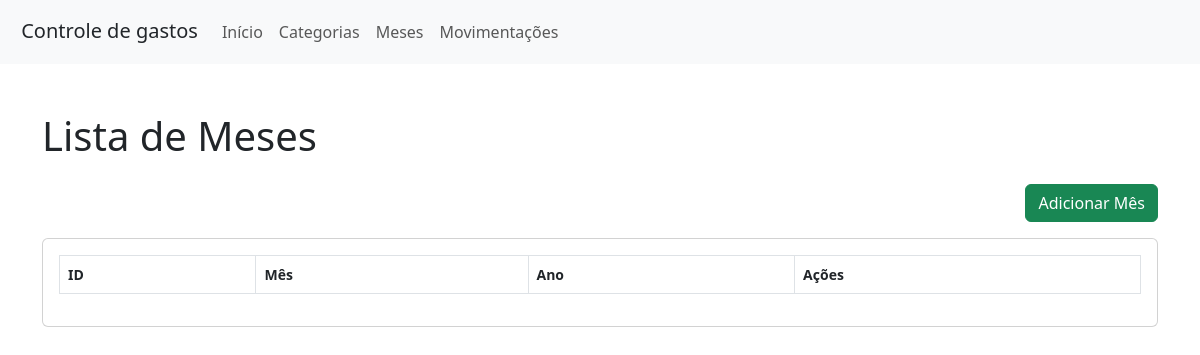
Page /meses.php on the earlier database version.
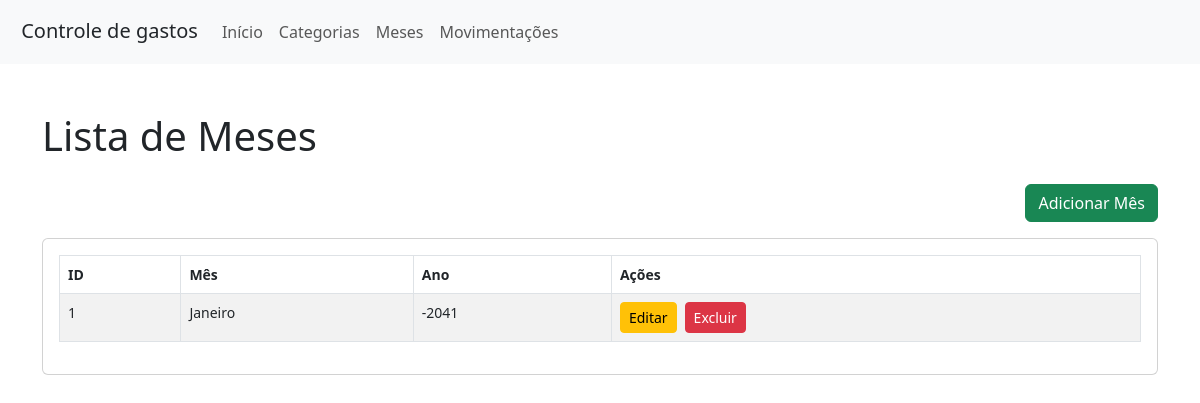
Same page on the later database version.
### tables this page shows
CREATE TABLE `meses` (
  `id_mes` int(11) NOT NULL,
  `nome_mes` varchar(20) NOT NULL,
  `ano` int(11) NOT NULL
);

### meses.php (the view, shortened to what this page needs)
<?php
require_once('conexao.php');
$contabilidades = [];
$meses = [
    1 => 'Janeiro',
    2 => 'Fevereiro',
    3 => 'Março',
    4 => 'Abril',
    5 => 'Maio',
    6 => 'Junho',
    7 => 'Julho',
    8 => 'Agosto',
    9 => 'Setembro',
    10 => 'Outubro',
    11 => 'Novembro',
    12 => 'Dezembro'
];
$sql = "SELECT * FROM meses";
$contabilidade_result = mysqli_query($conn, $sql);
if ($contabilidade_result) {
    while ($contabilidade = mysqli_fetch_assoc($contabilidade_result)) {
        $contabilidades[] = $contabilidade;
    }
} else {
    echo "Erro ao carregar os meses: " . mysqli_error($conn);
}
?>
<!DOCTYPE html>
<html lang="pt-BR">
<head>
    <link rel="stylesheet" href="./src/style.css">
    <link href="https://cdn.jsdelivr.net/npm/bootstrap@5.3.0/dist/css/bootstrap.min.css" rel="stylesheet">
</head>
<body>
    <?php include 'navbar.php'; ?>
    <div class="container mt-5">
        <h1 class="mb-4">Lista de Meses</h1>
        <div class="table">
            <div class="d-grid gap-2 d-md-flex justify-content-md-end">
                <a href="mes_create.php" class="btn btn-success">Adicionar Mês</a>
            </div>
        </div>
        <div class="card mb-4">
            <div class="card-body">
                <table class="table table-bordered table-striped">
                    <thead>
                        <tr>
                            <th>ID</th>
                            <th>Mês</th>
                            <th>Ano</th>
                            <th>Ações</th>
                        </tr>
                    </thead>
                    <tbody>
                        <?php foreach ($contabilidades as $contabilidade): ?>
                            <tr>
                                <td><?php echo $contabilidade['id_mes']; ?></td>
                                <td><?php echo $meses[$contabilidade['nome_mes']]; ?></td>
                                <td><?php echo $contabilidade['ano']; ?></td>
                                <td>
                                    <div class="d-flex align-items-center gap-2">
                                        <a href="edit_mes.php?id=<?= $contabilidade['id_mes'] ?>" class="btn btn-warning btn-sm">
                                            <i class="bi bi-pencil-fill"></i>Editar</a>
                                        <form action="acoes_mes.php" method="POST" class="d-inline">
                                            <button onclick="return confirm('Tem certeza que deseja excluir?')" name="delete_mes" type="submit" value="<?= $contabilidade['id_mes']; ?>" class="btn btn-danger btn-sm">
                                                <i class="bi bi-trash-fill"></i>Excluir
                                            </button>
                                        </form>
                                    </div>
                                </td>
                            </tr>
                        <?php endforeach; ?>
                    </tbody>
                </table>
            </div>
        </div>
    </div>
</body>
</html>

### navbar.php (shortened to what this page needs)
<nav class="navbar navbar-expand-lg navbar-light bg-light" id="nav">
        <div class="container-fluid p-3 pb-1 pt-1 align-bottom justify-content-between">
            <a href="#nav" class="navbar-brand text-dark mb-0 h1">
                <span id="logo-title">Controle de gastos</span>
            </a>
            <div class="collapse navbar-collapse" id="navbar-collapse">
                <ul class="navbar-nav mr-auto">
                    <li class="nav-item active">
                        <a class="nav-link" href="index.php">Início</a>
                    </li>
                    <li class="nav-item">
                        <a class="nav-link" href="categoria.php">Categorias</a>
                    </li>
                    <li class="nav-item">
                        <a class="nav-link" href="meses.php">Meses</a>
                    </li>
                    <li class="nav-item">
                        <a class="nav-link" href="financas.php">Movimentações</a>
                    </li>
                </ul>
            </div>
    </nav>

### src/style.css (style rules this page uses)
.table { width: 60%; margin: 0%; font-size: 14px; }
.table td, .table th { padding: 8px; / }

Differences in the rows shown:
added meses: id_mes "1", nome_mes "Janeiro", ano "-2041"
